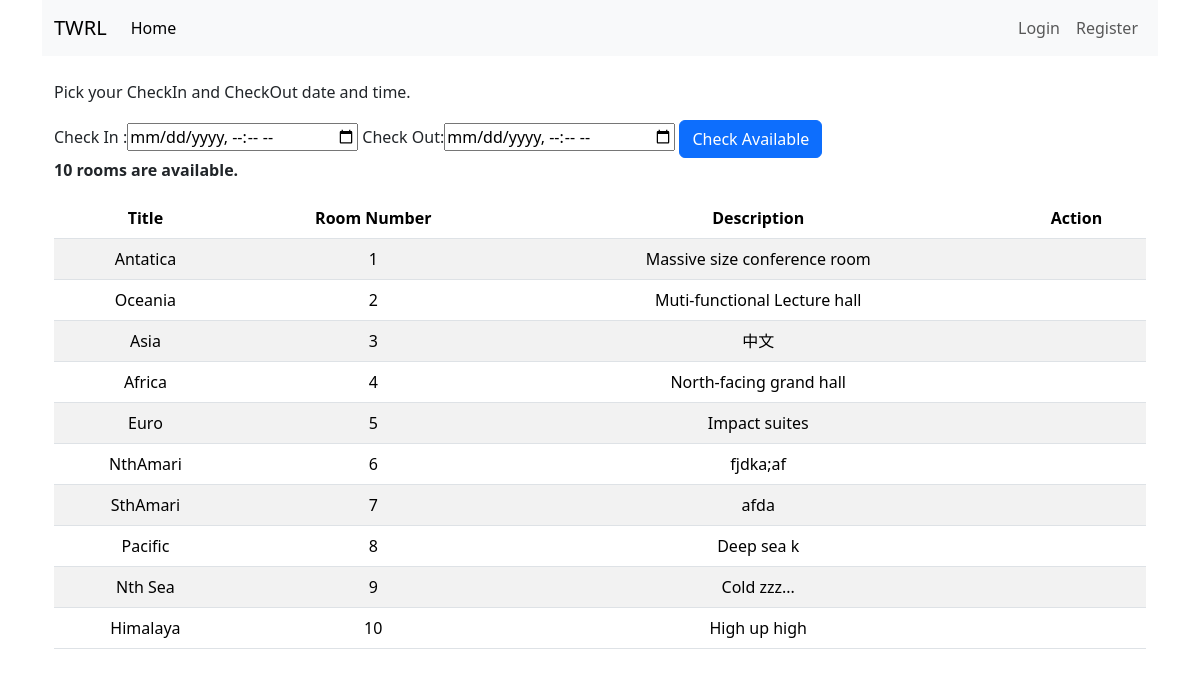
Page /booking/step1/ on the committed database.
### TWRL/models.py (models this page shows, shortened)
class BaseModel(models.Model):
    created_at = models.DateTimeField(auto_now_add=True)
    updated_at = models.DateTimeField(auto_now=True)
    class Meta:
        abstract = True

class Room(BaseModel):
    title = models.CharField(max_length=255)
    room_number = models.IntegerField(unique=True, null=True)
    desc = models.CharField(max_length=255)

### TWRL/views.py (the view, shortened to what this page needs)
# urls.py: path("booking/step1/", BookStep1.as_view(), name='booking_step1'),
class BookStep1(ListView):
    model = Room
    template_name = 'rsv_step1.html'
    ordering = 'room_number'
    def get_queryset(self):
        queryset = Room.objects.all().order_by('room_number')
        startDT = self.request.GET.get('startDT')
        endDT = self.request.GET.get('endDT')
        return queryset
    def get_context_data(self, **kwargs):
        context = super().get_context_data(**kwargs)
        context['startDT'] = self.request.GET.get('startDT', '')
        context['endDT'] = self.request.GET.get('endDT', '')
        return context

### Templates/rsv_step1.html (shortened to what this page needs)
{% extends 'BASE.html' %}
{% block content %}
    <div class="container">
        <div class="row">
            <div>
                <form method="GET" action="{% url 'booking_step1' %}">
                    <div class="row col-sm-12 mt-4"><p>Pick your CheckIn and CheckOut date and time.</p></div>
                    <div>
                        Check In :<input type="datetime-local" name="startDT" value="{{ startDT }}">
                        Check Out:<input type="datetime-local" name="endDT" value="{{ endDT }}">
                        <input class="btn btn-primary" type="submit" value="Check Available">
                    </div>
                </form>
                <div>
                    <strong>{{ object_list.count }} rooms are available.</strong>
                </div>
            </div>
            <div class="col-12 text-center">
                <table class="col-12 table table-striped mt-3">
                    <thead>
                    <tr>
                        <th scope="col">Title</th>
                        <th scope="col">Room Number</th>
                        <th scope="col">Description</th>
                        <th scope="col">Action</th>
                    </tr>
                    </thead>
                    <tbody>
                    {% for room in object_list %}
                        <tr>
                            <td>{{ room.title }}</td>
                            <td>{{ room.room_number }}</td>
                            <td>{{ room.desc }}</td>
                            <td>
                            </td>
                        </tr>
                    {% endfor %}
                    </tbody>
                </table>
            </div>
        </div>
    </div>
{% endblock %}

### rows in the picture
Room: title "Antatica", room_number "1", desc "Massive size conference room"
Room: title "Oceania", room_number "2", desc "Muti-functional Lecture hall"
Room: title "Asia", room_number "3", desc "中文"
Room: title "Africa", room_number "4", desc "North-facing grand hall"
Room: title "Euro", room_number "5", desc "Impact suites"
Room: title "NthAmari", room_number "6", desc "fjdka;af"
Room: title "SthAmari", room_number "7", desc "afda"
Room: title "Pacific", room_number "8", desc "Deep sea k"
Room: title "Nth Sea", room_number "9", desc "Cold zzz..."
Room: title "Himalaya", room_number "10", desc "High up high"

### other values in the picture
{{ object_list.count }} "10"
